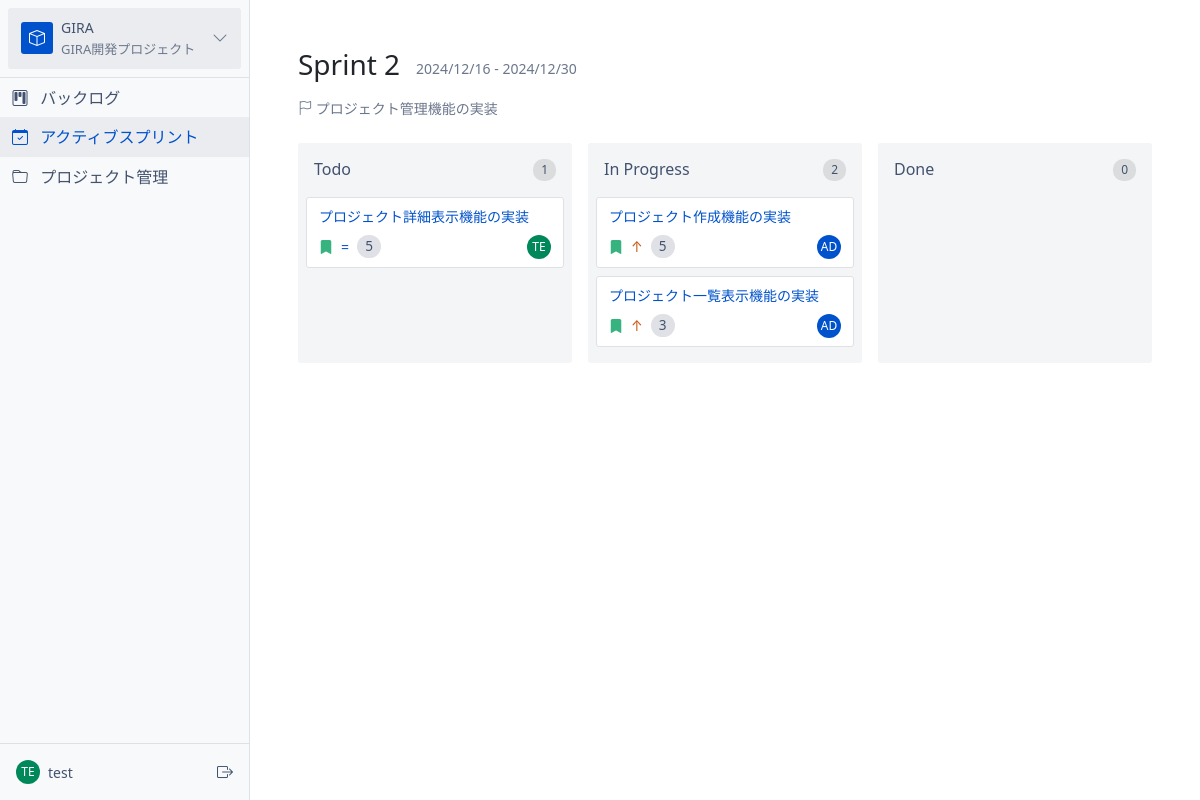
The app's page /kanban/1 (signed in) with its own data.
### app/models/project.py (models this page shows, shortened)
class Project(db.Model):
    __tablename__ = "projects"
    id = db.Column(db.Integer, primary_key=True)
    name = db.Column(db.String(100), nullable=False)
    key = db.Column(db.String(10), unique=True, nullable=False)
    description = db.Column(db.Text)
    status = db.Column(db.String(20), default='active')
    owner_id = db.Column(db.Integer, db.ForeignKey('users.id'), nullable=False)
    created_at = db.Column(db.DateTime, default=lambda: datetime.now(UTC))
    updated_at = db.Column(
        db.DateTime,
        default=lambda: datetime.now(UTC),
        onupdate=lambda: datetime.now(UTC)
    )
    owner = db.relationship('User', backref=db.backref('owned_projects', lazy=True))

### app/models/user.py (models this page shows, shortened)
class User(UserMixin, db.Model):
    __tablename__ = "users"
    id = db.Column(db.Integer, primary_key=True)
    username = db.Column(db.String(64), unique=True, nullable=False)
    email = db.Column(db.String(120), unique=True, nullable=False)
    first_name = db.Column(db.String(64))
    last_name = db.Column(db.String(64))
    avatar_color = db.Column(db.String(7))  # 存储 HEX 颜色代码，如 #FF0000
    password_hash = db.Column(db.String(128))
    is_active = db.Column(db.Boolean, default=True)
    created_at = db.Column(db.DateTime, default=datetime.utcnow)
    last_login = db.Column(db.DateTime)

### app/models/sprint.py (models this page shows, shortened)
class Sprint(db.Model):
    __tablename__ = 'sprints'
    id = db.Column(db.Integer, primary_key=True)
    name = db.Column(db.String(100), nullable=False)
    start_date = db.Column(db.DateTime)
    end_date = db.Column(db.DateTime)
    status = db.Column(db.String(20), default='planning')  # planning, active, completed
    project_id = db.Column(db.Integer, db.ForeignKey('projects.id'), nullable=False)
    created_at = db.Column(db.DateTime, default=datetime.utcnow)
    updated_at = db.Column(db.DateTime, default=datetime.utcnow, onupdate=datetime.utcnow)
    goal = db.Column(db.String(255))
    project = db.relationship('Project', backref=db.backref('sprints', lazy=True))

### app/models/story.py (models this page shows, shortened)
class Story(db.Model):
    __tablename__ = 'stories'
    PRIORITY_NONE = 0
    PRIORITY_LOW = 1
    PRIORITY_MEDIUM = 2
    PRIORITY_HIGH = 3
    PRIORITY_HIGHEST = 4
    PRIORITY_CHOICES = {
        PRIORITY_NONE: {'name': 'None', 'color': '#6B778C', 'icon': ''},
        PRIORITY_LOW: {'name': 'Low', 'color': '#2D8738', 'icon': '↓'},
        PRIORITY_MEDIUM: {'name': 'Medium', 'color': '#0052CC', 'icon': '='},
        PRIORITY_HIGH: {'name': 'High', 'color': '#CD5A19', 'icon': '↑'},
        PRIORITY_HIGHEST: {'name': 'Highest', 'color': '#CD1F1F', 'icon': '↑↑'}
    }
    KANBAN_TODO = 'todo'
    KANBAN_DOING = 'doing'
    KANBAN_DONE = 'done'
    id = db.Column(db.Integer, primary_key=True)
    title = db.Column(db.String(200), nullable=False)
    description = db.Column(db.Text)
    status = db.Column(db.String(20), default='todo')  # 看板状态：todo, doing, done
    story_points = db.Column(db.Integer)
    priority = db.Column(db.Integer, default=PRIORITY_NONE)
    project_id = db.Column(db.Integer, db.ForeignKey('projects.id'), nullable=False)
    sprint_id = db.Column(db.Integer, db.ForeignKey('sprints.id'))
    assignee_id = db.Column(db.Integer, db.ForeignKey('users.id'))
    created_at = db.Column(db.DateTime, default=datetime.utcnow)
    updated_at = db.Column(db.DateTime, default=datetime.utcnow, onupdate=datetime.utcnow)
    project = db.relationship('Project', backref=db.backref('stories', lazy=True))
    sprint = db.relationship('Sprint', backref=db.backref('stories', lazy=True))
    assignee = db.relationship('User', backref=db.backref('assigned_stories', lazy=True))
    @property
    def priority_info(self):
        return self.PRIORITY_CHOICES.get(self.priority, self.PRIORITY_CHOICES[self.PRIORITY_NONE])

### app/views/kanban.py (the view)
@bp.route('/')
@bp.route('/<int:project_id>')
@login_required
def index(project_id=None):
    try:
        logger.info(f"User {current_user.username} accessing kanban board")
        projects = Project.query.all()
        logger.debug(f"Found {len(projects)} total projects")
        current_project = None
        active_sprint = None
        todo_stories = []
        doing_stories = []
        done_stories = []
        if project_id:
            current_project = Project.query.get_or_404(project_id)
            logger.info(f"Viewing kanban for project: {current_project.name} (ID: {project_id})")
            active_sprint = Sprint.query.filter_by(
                project_id=current_project.id,
                status='active'
            ).first()
            if active_sprint:
                logger.info(f"Found active sprint: {active_sprint.name} (ID: {active_sprint.id})")
                todo_stories = Story.query.filter_by(
                    sprint_id=active_sprint.id,
                    status=Story.KANBAN_TODO
                ).all()
                doing_stories = Story.query.filter_by(
                    sprint_id=active_sprint.id,
                    status=Story.KANBAN_DOING
                ).all()
                done_stories = Story.query.filter_by(
                    sprint_id=active_sprint.id,
                    status=Story.KANBAN_DONE
                ).all()
                logger.debug(f"Stories in TODO: {len(todo_stories)} - IDs: {[s.id for s in todo_stories]}")
                logger.debug(f"Stories in DOING: {len(doing_stories)} - IDs: {[s.id for s in doing_stories]}")
                logger.debug(f"Stories in DONE: {len(done_stories)} - IDs: {[s.id for s in done_stories]}")
                total_stories = len(todo_stories) + len(doing_stories) + len(done_stories)
                completion_rate = (len(done_stories) / total_stories * 100) if total_stories > 0 else 0
                logger.info(f"Sprint progress - Total stories: {total_stories}, Completion rate: {completion_rate:.1f}%")
            else:
                logger.info(f"No active sprint found for project {current_project.name}")
        else:
            logger.info("No project selected, showing project selection view")
        return render_template('kanban/index.html',
                             projects=projects,
                             current_project=current_project,
                             active_sprint=active_sprint,
                             todo_stories=todo_stories,
                             doing_stories=doing_stories,
                             done_stories=done_stories)
    except Exception as e:
        logger.error(f"Error in kanban index view: {str(e)}", exc_info=True)
        return jsonify({'error': str(e)}), 500

### app/templates/kanban/index.html (shortened to what this page needs)
{% extends "base.html" %}
{% block content %}
<div class="container-fluid p-4">
    {% if current_project %}
        {% if active_sprint %}
        <div class="kanban-header">
            <div class="d-flex align-items-center">
                <h3>{{ active_sprint.name }}</h3>
                <span class="sprint-dates ms-3">
                    {{ active_sprint.start_date.strftime('%Y/%m/%d') }} - {{ active_sprint.end_date.strftime('%Y/%m/%d') }}
                </span>
            </div>
            {% if active_sprint.goal %}
            <div class="sprint-goal">
                <i class="bi bi-flag"></i> {{ active_sprint.goal }}
            </div>
            {% endif %}
        </div>
        <div class="kanban-board">
            <div class="kanban-column">
                <div class="column-header">
                    <h6>Todo</h6>
                    <span class="story-count">{{ todo_stories|length }}</span>
                </div>
                <div class="story-list" data-status="todo">
                    {% for story in todo_stories %}
                    <div class="story-card" data-story-id="{{ story.id }}">
                        <div class="story-card-header">
                            <span class="story-title">{{ story.title }}</span>
                        </div>
                        <div class="story-card-footer">
                            <div class="story-indicators">
                                <i class="bi bi-bookmark-fill story-type-icon"></i>
                                {% if story.priority > 0 %}
                                <span class="priority-icon" style="color: {{ story.priority_info.color }}">
                                    {{ story.priority_info.icon }}
                                </span>
                                {% endif %}
                                <span class="story-points">{{ story.story_points or 0 }}</span>
                            </div>
                            {% if story.assignee %}
                            <div class="user-avatar" style="background-color: {{ story.assignee.avatar_color }}">
                                {{ story.assignee.username[:2].upper() }}
                            </div>
                            {% endif %}
                        </div>
                    </div>
                    {% endfor %}
                </div>
            </div>
            <div class="kanban-column">
                <div class="column-header">
                    <h6>In Progress</h6>
                    <span class="story-count">{{ doing_stories|length }}</span>
                </div>
                <div class="story-list" data-status="doing">
                    {% for story in doing_stories %}
                    <div class="story-card" data-story-id="{{ story.id }}">
                        <div class="story-card-header">
                            <span class="story-title">{{ story.title }}</span>
                        </div>
                        <div class="story-card-footer">
                            <div class="story-indicators">
                                <i class="bi bi-bookmark-fill story-type-icon"></i>
                                {% if story.priority > 0 %}
                                <span class="priority-icon" style="color: {{ story.priority_info.color }}">
                                    {{ story.priority_info.icon }}
                                </span>
                                {% endif %}
                                <span class="story-points">{{ story.story_points or 0 }}</span>
                            </div>
                            {% if story.assignee %}
                            <div class="user-avatar" style="background-color: {{ story.assignee.avatar_color }}">
                                {{ story.assignee.username[:2].upper() }}
                            </div>
                            {% endif %}
                        </div>
                    </div>
                    {% endfor %}
                </div>
            </div>
            <div class="kanban-column">
                <div class="column-header">
                    <h6>Done</h6>
                    <span class="story-count">{{ done_stories|length }}</span>
                </div>
                <div class="story-list" data-status="done">
                </div>
            </div>
        </div>
        {% else %}
        <div class="alert alert-info">
            アクティブなスプリントはありません
        </div>
        {% endif %}
    {% else %}
    <div class="alert alert-warning">
        プロジェクトが選択されていません
    </div>
    {% endif %}
</div>
{% endblock %}

### app/templates/base.html (shortened to what this page needs)
<!DOCTYPE html>
<html lang="ja">
<head>
    <link href="https://cdn.jsdelivr.net/npm/bootstrap@5.1.3/dist/css/bootstrap.min.css" rel="stylesheet">
    <link rel="stylesheet" href="https://cdn.jsdelivr.net/npm/bootstrap-icons@1.11.2/font/bootstrap-icons.css">
</head>
<body{% if request.endpoint == 'auth.login' %} class="login-page"{% endif %}>
    <div class="main-container">
        {% if not request.endpoint == 'auth.login' %}
        <div class="sidebar">
            <div class="p-3 border-bottom">
                <div class="project-selector" onclick="toggleProjectDropdown()">
                    {% if current_project %}
                    <div class="current-project">
                        <div class="project-icon">
                            <i class="bi bi-box"></i>
                        </div>
                        <div class="project-info">
                            <div class="project-key">{{ current_project.key }}</div>
                            <div class="project-name">{{ current_project.name }}</div>
                        </div>
                        <i class="bi bi-chevron-down ms-auto"></i>
                    </div>
                    {% endif %}
                </div>
            </div>
            <div class="list-group list-group-flush flex-grow-1">
                <a href="{{ url_for('backlog.index') }}{% if current_project %}/{{ current_project.id }}{% endif %}"
                   class="list-group-item list-group-item-action {% if request.endpoint == 'backlog.index' %}active{% endif %}">
                    <i class="bi bi-kanban"></i> バックログ
                </a>
                <a href="{{ url_for('kanban.index') }}{% if current_project %}/{{ current_project.id }}{% endif %}"
                   class="list-group-item list-group-item-action {% if request.endpoint == 'kanban.index' %}active{% endif %}">
                    <i class="bi bi-calendar-check"></i> アクティブスプリント
                </a>
                <a href="{{ url_for('project.index') }}{% if current_project %}/{{ current_project.id }}{% endif %}"
                   class="list-group-item list-group-item-action {% if request.endpoint == 'project.index' %}active{% endif %}">
                    <i class="bi bi-folder"></i> プロジェクト管理
                </a>
            </div>
            <div class="user-section border-top">
                <div class="user-info p-3">
                    <div class="d-flex align-items-center justify-content-between">
                        {% if current_user.is_authenticated %}
                        <div class="user-info-left">
                            <div class="user-avatar" style="background-color: {{ current_user.avatar_color }}">
                                {% if current_user.username|length >= 2 %}
                                    {{ current_user.username[:2].upper() }}
                                {% else %}
                                    {{ current_user.username[:1].upper() }}
                                {% endif %}
                            </div>
                            <div class="user-name">
                                {{ current_user.username }}
                            </div>
                        </div>
                        <a href="{{ url_for('auth.logout') }}" class="logout-link">
                            <i class="bi bi-box-arrow-right"></i>
                        </a>
                        {% endif %}
                    </div>
                </div>
            </div>
        </div>
        {% endif %}
        <div class="content-area">
            {% block content %}{% endblock %}
        </div>
    </div>
</body>
</html>

### records on screen
Project: key "GIRA", name "GIRA開発プロジェクト"
User: username "TE", username "test"
Sprint: name "Sprint 2", start_date "2024/12/16", end_date "2024/12/30", goal "プロジェクト管理機能の実装"
Story: title "プロジェクト詳細表示機能の実装", priority_info.icon "=", story_points "5", assignee "TE"
Story: title "プロジェクト作成機能の実装", priority_info.icon "↑", story_points "5", assignee "AD"
Story: title "プロジェクト一覧表示機能の実装", priority_info.icon "↑", story_points "3", assignee "AD"

### other values on screen
{{ todo_stories|length }} "1"
{{ doing_stories|length }} "2"
{{ done_stories|length }} "0"
